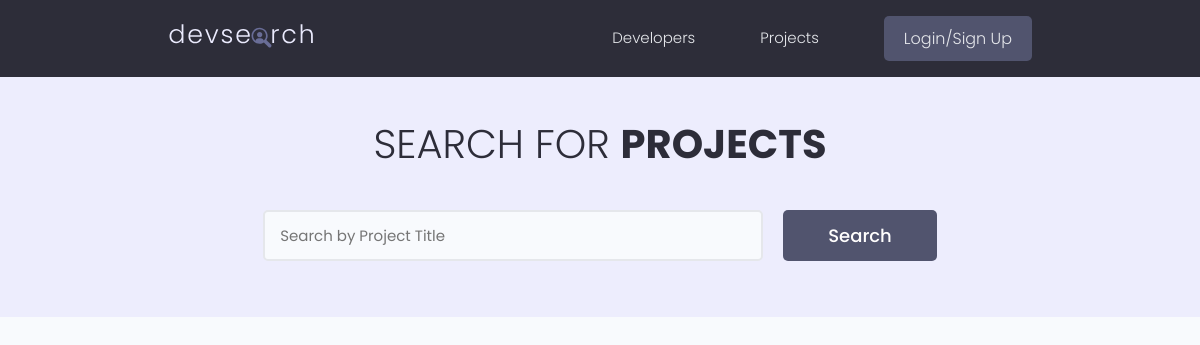
The page /projects/ on the database as committed earlier.
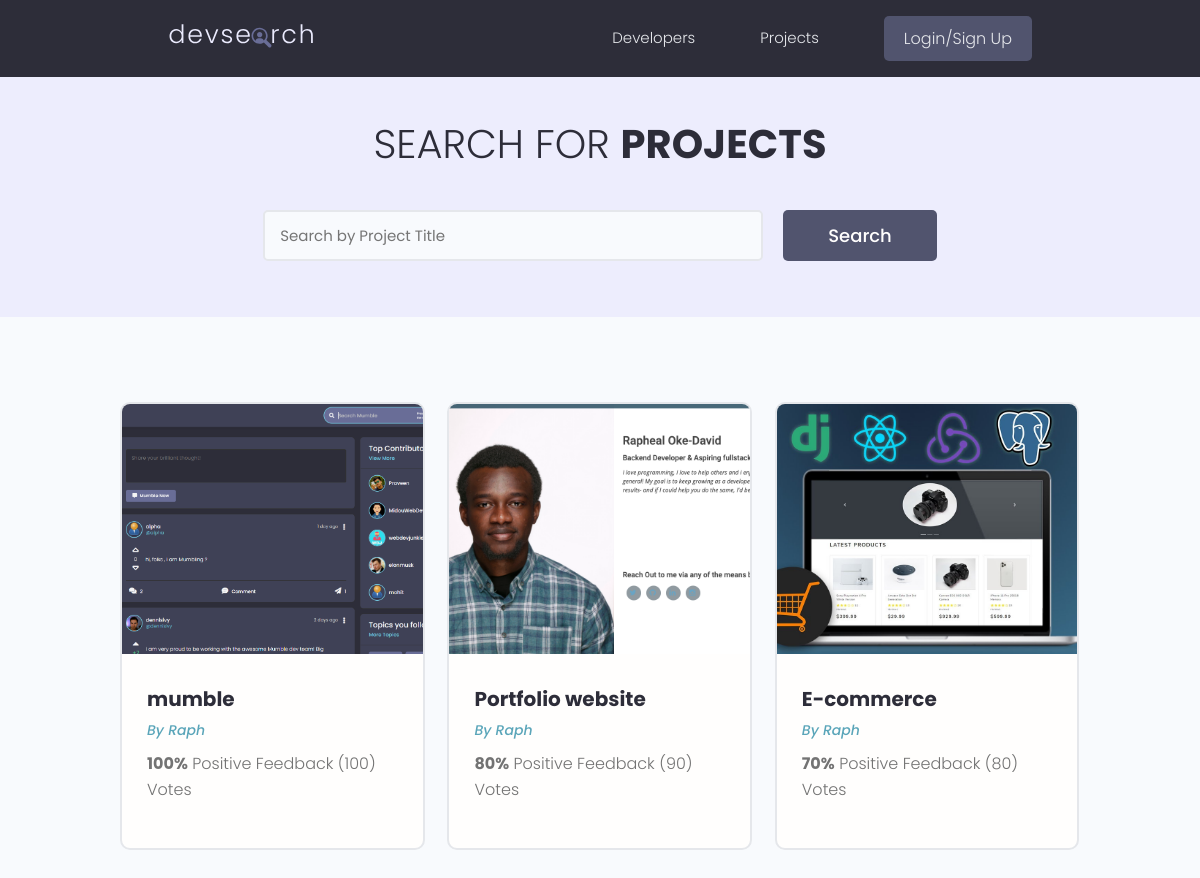
The same page on the database as committed later.
### projects/models.py (models this page shows, shortened)
class Project(models.Model):
    owner = models.ForeignKey(
        Profile, null=True, blank=True, on_delete=models.CASCADE)
    title = models.CharField(max_length=200)
    description = models.TextField(null=True, blank=True)
    featured_image = models.ImageField(
        null=True, blank=True, default="default.jpg")
    demo_link = models.CharField(max_length=2000, null=True, blank=True)
    source_link = models.CharField(max_length=2000, null=True, blank=True)
    tags = models.ManyToManyField('Tag', blank=True)
    vote_total = models.IntegerField(default=0, null=True, blank=True)
    vote_ratio = models.IntegerField(default=0, null=True, blank=True)
    created = models.DateTimeField(auto_now_add=True)
    id = models.UUIDField(default=uuid.uuid4, unique=True,
                          primary_key=True, editable=False)
    class Meta:
        ordering =['-vote_ratio', '-vote_total', 'title']

### users/models.py (models this page shows, shortened)
class Profile(models.Model):
    user = models.OneToOneField(
        User, on_delete=models.CASCADE, null=True, blank=True)
    name = models.CharField(max_length=200, blank=True, null=True)
    email = models.EmailField(max_length=500, blank=True, null=True)
    username = models.CharField(max_length=200, blank=True, null=True)
    location = models.CharField(max_length=200, blank=True, null=True)
    short_intro = models.CharField(max_length=200, blank=True, null=True)
    bio = models.TextField(blank=True, null=True)
    profile_image = models.ImageField(
        null=True, blank=True, upload_to='profiles/', default='profiles/user-default.png')
    social_github = models.CharField(max_length=200, blank=True, null=True)
    social_twitter = models.CharField(max_length=200, blank=True, null=True)
    social_linkedin = models.CharField(max_length=200, blank=True, null=True)
    social_youtube = models.CharField(max_length=200, blank=True, null=True)
    social_website = models.CharField(max_length=200, blank=True, null=True)
    created = models.DateTimeField(auto_now_add=True)
    id = models.UUIDField(default=uuid.uuid4, unique=True,
                          primary_key=True, editable=False)
    phone_number = models.CharField(max_length=12, blank=True)

### projects/views.py (the view)
# urls.py: path('projects/', include('projects.urls')),
def projects(request):
    projects, search_query = searchProjects(request)
    custom_range, projects =  paginateProjects(request, projects, 4)
    context = {
        'projects':projects,
        'search_query': search_query,
        'custom_range': custom_range,
    }
    return render(request, 'projects/projects.html', context)

### projects/utils.py (called while the page is built)
def paginateProjects(request, projects, results):
    page = request.GET.get('page')
    paginator = Paginator(projects, results)
    try:
        projects = paginator.page(page)
    except PageNotAnInteger:
        page = 1
        projects = paginator.page(page)
    except EmptyPage:
        page = paginator.num_pages
        projects = paginator.page(page)
    leftIndex = (int(page) - 4)
    if leftIndex < 1:
        leftIndex = 1
    rightIndex = (int(page) + 5)
    if rightIndex > paginator.num_pages:
        rightIndex = paginator.num_pages + 1
    custom_range = range(leftIndex, rightIndex)
    return custom_range, projects

def searchProjects(request):
    search_query = ''
    if request.GET.get('search_query'):
        search_query = request.GET.get('search_query')
    tags = Tag.objects.filter(name__icontains=search_query)
    projects = Project.objects.distinct().filter(
        Q(title__icontains=search_query) |
        Q(description__icontains=search_query) |
        Q(owner__name__icontains=search_query) |
        Q(tags__in=tags)
    )
    return projects, search_query

### projects/templates/projects/projects.html (shortened to what this page needs)
{% extends 'main.html' %}
{% block content %}
<main class="projects">
    <section class="hero-section text-center">
        <div class="container container--narrow">
            <div class="hero-section__box">
                <h2>Search for <span>Projects</span></h2>
            </div>
            <div class="hero-section__search">
                <form id='searchForm' class="form" action="{% url 'projects' %}" method="get">
                    <div class="form__field">
                        <input class="input input--text" id="formInput#search" type="text" name="search_query"
                            placeholder="Search by Project Title" value="{{search_query}}" />
                    </div>
                    <input class="btn btn--sub btn--lg" type="submit" value="Search" />
                </form>
            </div>
        </div>
    </section>
    <section class="projectsList">
        <div class="container">
            <div class="grid grid--three">
                {% for project in projects %}
                <div class="column">
                    <div class="card project">
                        <a href="{% url 'project' project.id %}" class="project">
                            <img class="project__thumbnail" src="{{project.featured_image.url}}" alt="project thumbnail" />
                            <div class="card__body">
                                <h3 class="project__title">{{project.title}}</h3>
                                <p><a class="project__author" href="{% url 'user-profile' project.owner.id %}">By
                                        {{project.owner.name}}</a>
                                </p>
                                <p class="project--rating">
                                    <span style="font-weight: bold;">{{project.vote_ratio}}%</span> Positive
                                    Feedback ({{project.vote_total}}) Vote{{project.vote_total|pluralize:"s"}}
                                </p>
                            </div>
                        </a>
                    </div>
                </div>
                {% endfor %}
            </div>
        </div>
    </section>
</main>
{% endblock %}

Rows that differ between the two databases and show on the page:
added Project: featured_image (picture), title "mumble", owner.name "Raph", vote_ratio "100", vote_total "100"
added Project: featured_image (picture), title "Portfolio website", owner.name "Raph", vote_ratio "80", vote_total "90"
added Project: featured_image (picture), title "E-commerce", owner.name "Raph", vote_ratio "70", vote_total "80"
